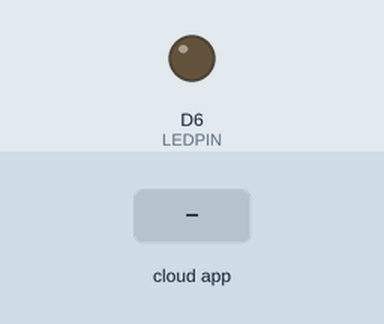
This sketch was run on a simulated ESP8266 (NodeMCU). Parts: output pins drawn as LEDs (lit = HIGH). Inputs (shaded band) come from the test bench. WiFi joins after 1.5 s; servers stay silent unless stated; no MQTT or app messages arrive unless stated; what the sketch prints to the serial monitor is not drawn.

Above: at 2.7 s.
2.8 s: the phone or cloud app sets brightness to 1
At 4.0 s:
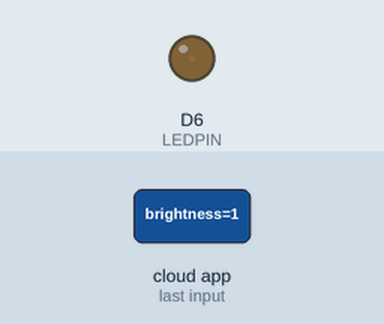
4.3 s: the phone or cloud app sets brightness to 90
At 5.7 s:
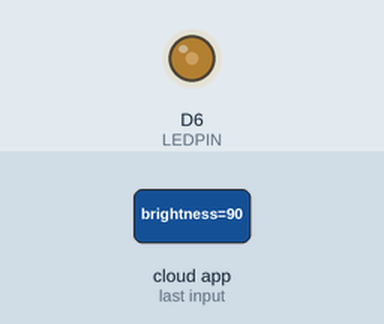
Timing chart, 0 to 7.3 s (numbered marks = the images above; inputs shaded):
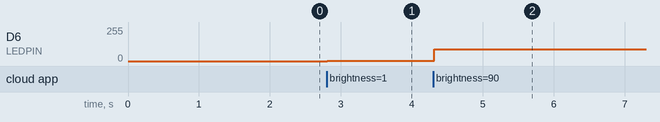

Measured:
- after the input at 2.8 s, D6 (LEDPIN): 0/255 → 1/255 at once
- after the input at 4.3 s, D6 (LEDPIN): 1/255 → 90/255 at once

The sketch:

pengaturan_kecerahan_lampu.ino
```cpp
#include <ESP8266WiFi.h>
#include "Adafruit_MQTT.h"
#include "Adafruit_MQTT_Client.h"

//Konfigurasi WiFi
#define WLAN_SSID       "HELLU"   //Nama
#define WLAN_PASS       "******"  //Password

#define AIO_SERVER      "192.168.43.197"  // Alamat Broker
#define AIO_SERVERPORT  1883              // sebaiknya gunakan 8883 for SSL
#define AIO_USERNAME    ""                // nama user
#define AIO_KEY         ""                // password
#define LEDPIN D6

WiFiClient client;
Adafruit_MQTT_Client mqtt(&client, AIO_SERVER, AIO_SERVERPORT, AIO_USERNAME, AIO_KEY);
Adafruit_MQTT_Subscribe brightness = Adafruit_MQTT_Subscribe(&mqtt, AIO_USERNAME "/feeds/brightness");


void MQTT_connect();

void setup() {
  Serial.begin(115200);
  delay(10);
  pinMode(LEDPIN,OUTPUT);
  Serial.println(F("Pengaturan Kecerahan LED"));
  Serial.println(); Serial.println();
  Serial.print("Terkoneksi dengan");
  Serial.println(WLAN_SSID);

  WiFi.begin(WLAN_SSID, WLAN_PASS);
  while (WiFi.status() != WL_CONNECTED) {
    delay(500);
    Serial.print(".");
  }
  Serial.println();
  Serial.println("Terkoneksi");
  Serial.println("Alamat IP: ");
  Serial.println(WiFi.localIP());
  mqtt.subscribe(&brightness);
}

uint32_t x=0;

void loop() {
  MQTT_connect();
  Adafruit_MQTT_Subscribe *subscription;
  while ((subscription = mqtt.readSubscription(5000))) {
    if (subscription == &brightness) {
      Serial.print(F("Got: "));
      String brightnessValue = (char *)brightness.lastread;
      Serial.println(brightnessValue);
      analogWrite(LEDPIN, brightnessValue.toInt());

    }
  }

}

void MQTT_connect() {
  int8_t ret;
  if (mqtt.connected()) {
    return;
  }

  Serial.print("Mencari koneksi MQTT");

  uint8_t retries = 3;
  while ((ret = mqtt.connect()) != 0) {
       Serial.println(mqtt.connectErrorString(ret));
       mqtt.disconnect();
       delay(5000);
       retries--;
       if (retries == 0) {
         while (1);
       }
  }
  Serial.println("Terkoneksi dengan MQTT Broker");
}
```
